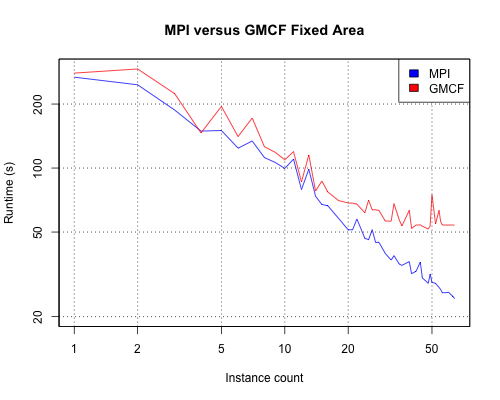

Reproduce this figure in R.
data <- read.table("GMCF-MPI-fixed-area.input", header=T, sep="\t")

y_range = range(20, data$mpi, data$gmcf, na.rm=TRUE)
x_range = range(data$processes)

plot_colours <- c("blue", "red")

png(filename="GMCF-MPI-fixed-area.png", height=400, width=500, bg="white")

plot(data$processes, data$mpi, log="xy",type="o", col=plot_colours[1], ylim=y_range, xlim=x_range, axes=TRUE, ann=FALSE)

lines(data$processes, data$gmcf, type="o", col=plot_colours[2], ylim=y_range, xlim=x_range, ann=FALSE)

abline(v=c(1, 2, 5, 10, 20, 50), col="grey10", lty="dotted")
abline(h=c(20, 50, 100, 200), col="grey10", lty="dotted")

legend("topright", legend = c("MPI", "GMCF"), fill=plot_colours)

title(main="MPI versus GMCF Fixed Area")
title(xlab="Instance count")
title(ylab="Runtime (s)")

box()
